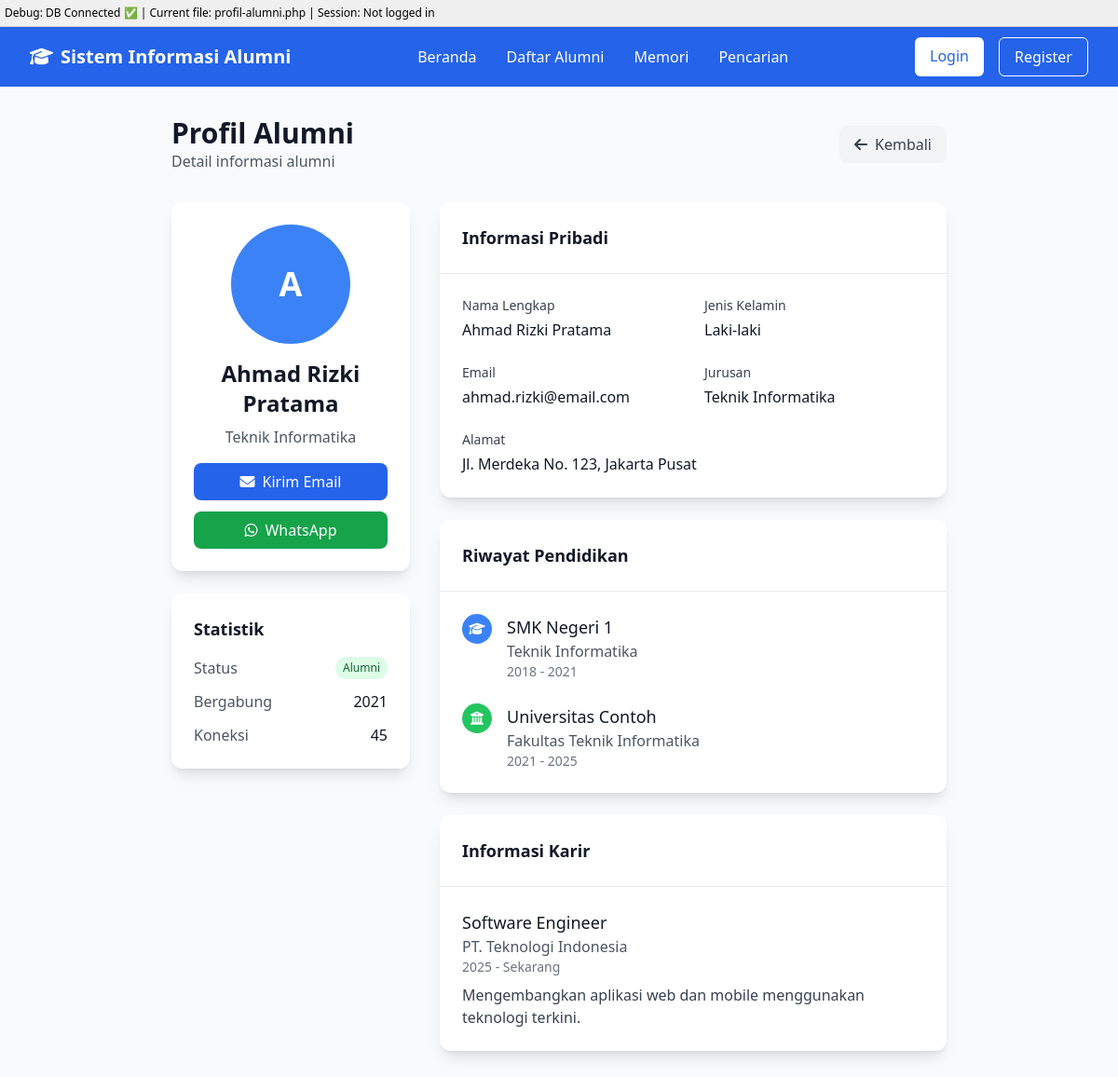
The app's page /profil-alumni.php?id=1 with its own data.
### tables this page shows
CREATE TABLE IF NOT EXISTS alumni (
  id_alumni INT(5) NOT NULL AUTO_INCREMENT,
  id_admin INT(5) NOT NULL,
  id_jurusan INT(5) NOT NULL,
  nama VARCHAR(50) NOT NULL,
  jenis_kelamin ENUM('L','P') NOT NULL,
  email VARCHAR(50) NOT NULL,
  alamat TEXT NOT NULL,
  foto VARCHAR(50) NOT NULL,
  PRIMARY KEY (id_alumni),
  KEY id_admin (id_admin),
  KEY id_jurusan (id_jurusan),
  CONSTRAINT alumni_ibfk_1 FOREIGN KEY (id_admin) REFERENCES admin (id_admin),
  CONSTRAINT alumni_ibfk_2 FOREIGN KEY (id_jurusan) REFERENCES jurusan (id_jurusan)
);

CREATE TABLE IF NOT EXISTS jurusan (
  id_jurusan INT(5) NOT NULL AUTO_INCREMENT,
  nama_jurusan VARCHAR(50) NOT NULL,
  PRIMARY KEY (id_jurusan)
);

### profil-alumni.php (the view, shortened to what this page needs)
<?php
include 'includes/header.php';
$id_alumni = (int)$_GET['id'];
$query = "SELECT a.*, j.nama_jurusan FROM alumni a
          JOIN jurusan j ON a.id_jurusan = j.id_jurusan
          WHERE a.id_alumni = $id_alumni";
$result = mysqli_query($conn, $query);
$alumni = mysqli_fetch_assoc($result);
?>
<div class="min-h-screen bg-gray-50 py-8">
    <div class="max-w-4xl mx-auto px-4 sm:px-6 lg:px-8">
        <div class="mb-8">
            <div class="flex items-center justify-between">
                <div>
                    <h1 class="text-3xl font-bold text-gray-900">Profil Alumni</h1>
                    <p class="text-gray-600">Detail informasi alumni</p>
                </div>
                <a href="daftar-alumni.php" class="bg-gray-100 text-gray-700 px-4 py-2 rounded-lg hover:bg-gray-200 transition duration-300">
                    <i class="fas fa-arrow-left mr-2"></i>Kembali
                </a>
            </div>
        </div>
        <div class="grid grid-cols-1 lg:grid-cols-3 gap-8">
            <div class="lg:col-span-1">
                <div class="bg-white rounded-xl shadow-lg p-6 text-center">
                    <?php if(!empty($alumni['foto']) && file_exists('assets/images/alumni/' . $alumni['foto'])): ?>
                        <img src="assets/images/alumni/<?php echo $alumni['foto']; ?>"
                             alt="<?php echo $alumni['nama']; ?>"
                             class="w-32 h-32 rounded-full mx-auto mb-4 object-cover">
                    <?php else: ?>
                        <div class="w-32 h-32 bg-blue-500 rounded-full mx-auto mb-4 flex items-center justify-center text-white text-4xl font-bold">
                            <?php echo strtoupper(substr($alumni['nama'], 0, 1)); ?>
                        </div>
                    <?php endif; ?>
                    <h2 class="text-2xl font-bold text-gray-900 mb-2"><?php echo $alumni['nama']; ?></h2>
                    <p class="text-gray-600 mb-4"><?php echo $alumni['nama_jurusan']; ?></p>
                    <div class="space-y-3">
                        <a href="mailto:<?php echo $alumni['email']; ?>"
                           class="w-full bg-blue-600 text-white py-2 px-4 rounded-lg hover:bg-blue-700 transition duration-300 flex items-center justify-center">
                            <i class="fas fa-envelope mr-2"></i>Kirim Email
                        </a>
                        <button class="w-full bg-green-600 text-white py-2 px-4 rounded-lg hover:bg-green-700 transition duration-300 flex items-center justify-center">
                            <i class="fab fa-whatsapp mr-2"></i>WhatsApp
                        </button>
                    </div>
                </div>
                <div class="bg-white rounded-xl shadow-lg p-6 mt-6">
                    <h3 class="text-lg font-semibold text-gray-900 mb-4">Statistik</h3>
                    <div class="space-y-3">
                        <div class="flex justify-between">
                            <span class="text-gray-600">Status</span>
                            <span class="bg-green-100 text-green-800 px-2 py-1 rounded-full text-xs font-medium">Alumni</span>
                        </div>
                        <div class="flex justify-between">
                            <span class="text-gray-600">Bergabung</span>
                            <span class="text-gray-900 font-medium">2021</span>
                        </div>
                        <div class="flex justify-between">
                            <span class="text-gray-600">Koneksi</span>
                            <span class="text-gray-900 font-medium">45</span>
                        </div>
                    </div>
                </div>
            </div>
            <div class="lg:col-span-2 space-y-6">
                <div class="bg-white rounded-xl shadow-lg">
                    <div class="p-6 border-b border-gray-200">
                        <h3 class="text-lg font-semibold text-gray-900">Informasi Pribadi</h3>
                    </div>
                    <div class="p-6">
                        <div class="grid grid-cols-1 md:grid-cols-2 gap-6">
                            <div>
                                <label class="block text-sm font-medium text-gray-700 mb-1">Nama Lengkap</label>
                                <p class="text-gray-900"><?php echo $alumni['nama']; ?></p>
                            </div>
                            <div>
                                <label class="block text-sm font-medium text-gray-700 mb-1">Jenis Kelamin</label>
                                <p class="text-gray-900"><?php echo ($alumni['jenis_kelamin'] == 'L') ? 'Laki-laki' : 'Perempuan'; ?></p>
                            </div>
                            <div>
                                <label class="block text-sm font-medium text-gray-700 mb-1">Email</label>
                                <p class="text-gray-900"><?php echo $alumni['email']; ?></p>
                            </div>
                            <div>
                                <label class="block text-sm font-medium text-gray-700 mb-1">Jurusan</label>
                                <p class="text-gray-900"><?php echo $alumni['nama_jurusan']; ?></p>
                            </div>
                            <div class="md:col-span-2">
                                <label class="block text-sm font-medium text-gray-700 mb-1">Alamat</label>
                                <p class="text-gray-900"><?php echo $alumni['alamat']; ?></p>
                            </div>
                        </div>
                    </div>
                </div>
                <div class="bg-white rounded-xl shadow-lg">
                    <div class="p-6 border-b border-gray-200">
                        <h3 class="text-lg font-semibold text-gray-900">Riwayat Pendidikan</h3>
                    </div>
                    <div class="p-6">
                        <div class="space-y-6">
                            <div class="flex">
                                <div class="flex-shrink-0">
                                    <div class="w-8 h-8 bg-blue-500 rounded-full flex items-center justify-center">
                                        <i class="fas fa-graduation-cap text-white text-sm"></i>
                                    </div>
                                </div>
                                <div class="ml-4">
                                    <h4 class="text-lg font-medium text-gray-900">SMK Negeri 1</h4>
                                    <p class="text-gray-600"><?php echo $alumni['nama_jurusan']; ?></p>
                                    <p class="text-sm text-gray-500">2018 - 2021</p>
                                </div>
                            </div>
                            <div class="flex">
                                <div class="flex-shrink-0">
                                    <div class="w-8 h-8 bg-green-500 rounded-full flex items-center justify-center">
                                        <i class="fas fa-university text-white text-sm"></i>
                                    </div>
                                </div>
                                <div class="ml-4">
                                    <h4 class="text-lg font-medium text-gray-900">Universitas Contoh</h4>
                                    <p class="text-gray-600">Fakultas <?php echo $alumni['nama_jurusan']; ?></p>
                                    <p class="text-sm text-gray-500">2021 - 2025</p>
                                </div>
                            </div>
                        </div>
                    </div>
                </div>
                <div class="bg-white rounded-xl shadow-lg">
                    <div class="p-6 border-b border-gray-200">
                        <h3 class="text-lg font-semibold text-gray-900">Informasi Karir</h3>
                    </div>
                    <div class="p-6">
                        <div class="space-y-4">
                            <div>
                                <h4 class="text-lg font-medium text-gray-900">Software Engineer</h4>
                                <p class="text-gray-600">PT. Teknologi Indonesia</p>
                                <p class="text-sm text-gray-500">2025 - Sekarang</p>
                                <p class="text-gray-700 mt-2">Mengembangkan aplikasi web dan mobile menggunakan teknologi terkini.</p>
                            </div>
                        </div>
                    </div>
                </div>
            </div>
        </div>
    </div>
</div>
<?php include 'includes/footer.php'; ?>

### records on screen
alumni: nama "A", nama "Ahmad Rizki Pratama", id_jurusan.nama_jurusan "Teknik Informatika", email "ahmad.rizki@email.com", alamat "Jl. Merdeka No. 123, Jakarta Pusat"

### other values on screen
basename($_SERVER['PHP_SELF']) "profil-alumni.php"
